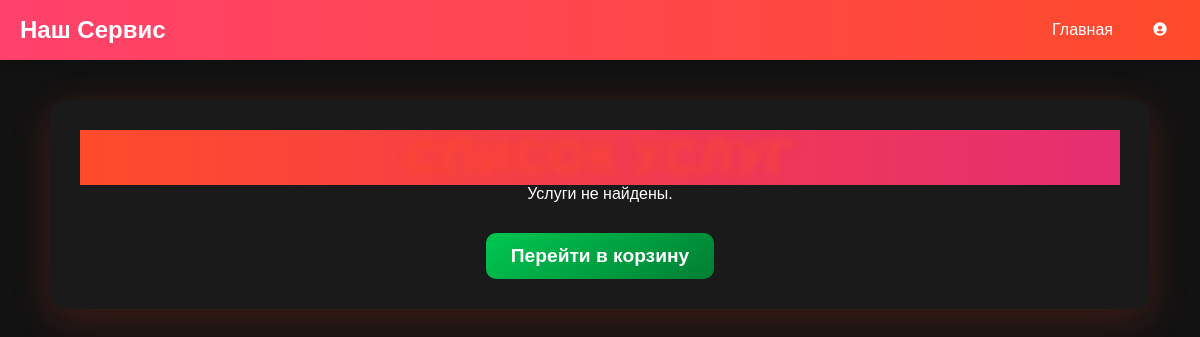
The app's page /client_web_page/hui/root/client_services/, older data.
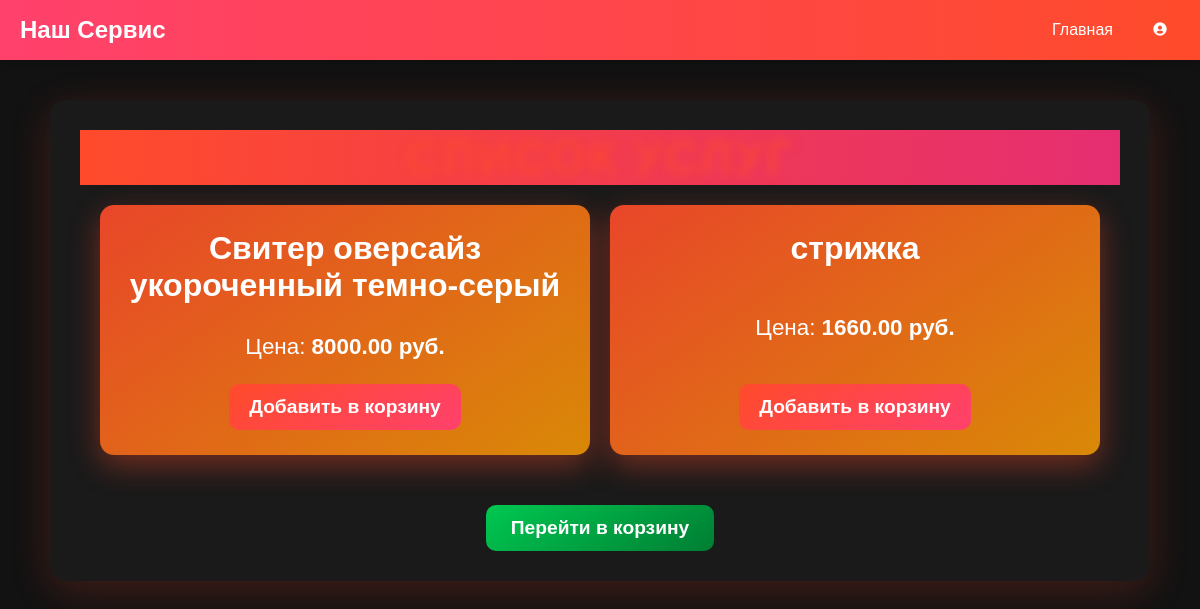
The same page, newer data.
### services/models.py (models this page shows, shortened)
class ServiceModel(models.Model):
    user = models.ForeignKey(User, verbose_name= "", on_delete=models.CASCADE)
    name = models.CharField('service', max_length=250)
    price = models.DecimalField('price',max_digits=6, decimal_places=2)
    description = models.TextField(blank = True, null=True)
    class Meta:
        verbose_name = ("Service")
        verbose_name_plural = ("Services")

### client_web/views.py (the view)
# urls.py: path('<slug:slug_company>/<slug:slug_username>/client_services/', views.ClientServicesListView.as_view(), name='client_services'),
class ClientServicesListView(ListView):
    model = ServiceModel
    template_name = 'client_web/client_page.html'
    context_object_name = 'services'
    def get_queryset(self):
        return ServiceModel.objects.all()
    def get_context_data(self, **kwargs):
        context = super().get_context_data(**kwargs)
        context['slug_company'] = self.kwargs.get('slug_company', '')
        context['slug_username'] = self.kwargs.get('slug_username', '')
        return context

### client_web/templates/client_web/client_page.html (shortened to what this page needs)
{% extends "main_page/base.html" %}
{% load static %}
{% block extra_css %}
    <link rel="stylesheet" href="{% static 'client_web/css/client_service.css' %}">
{% endblock %}
{% block body %}
{% include "main_page/base.html" %}
    <div class="service-container">
        <h1 class="service-title">Список услуг</h1>
        {% if services %}
            <div class="service-list">
                {% for service in services %}
                    <div class="service-item">
                        <h2 class="service-name">{{ service.name }}</h2>
                        <p class="service-price">Цена: <strong>{{ service.price }} руб.</strong></p>
                        <form method="post" action="{% url 'client:add_to_basket' slug_company=slug_company slug_username=slug_username %}" class="add-to-basket-form">
                            <button type="submit" class="service-book-btn" data-service-id="{{ service.id }}">Добавить в корзину</button>
                        </form>
                    </div>
                {% endfor %}
            </div>
        {% else %}
            <p class="no-services">Услуги не найдены.</p>
        {% endif %}
        <div class="continue-button-container">
            <a href="{% url 'client:basket_list' slug_company=slug_company slug_username=slug_username %}" >
                <button type="button" class="continue-btn">Перейти в корзину</button>
            </a>
        </div>
    </div>
{% endblock %}

Row changes from the older to the newer data that the page shows:
added ServiceModel: name "Свитер оверсайз укороченный темно-серый", price "8000.00"
added ServiceModel: name "стрижка", price "1660.00"
Text that changed along with them:
text no longer shown: "Услуги не найдены."
